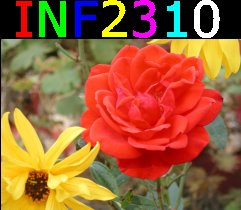
#> input picture Uke7/rose_rgb.png, 241 x 210 px
$ python oppgave4.py   (older library calls are emulated)
#> lines starting #> are read from the running program, lines starting #| are printed output that depends on the picture
import numpy as np
import matplotlib.pyplot as plt
from scipy.misc import imread

img_rgb = imread('rose_rgb.png',mode='RGB')
#> img_rgb is the input picture: shape (210, 241, 3); mean R, G, B 155.7, 96.6, 56
img_rgb = img_rgb / np.max(img_rgb)

N,M,tmp = img_rgb.shape
#> N = 210; M = 241; tmp = 3
img_ihs = np.zeros((N,M,3))


for x in range(N):
    for y in range(M):
        # Normalisere slik at transformasjonene i
        # slide 27 fra forelesningen om farge

        R = img_rgb[x,y,0]
        G = img_rgb[x,y,1]
        B = img_rgb[x,y,2]

        thr = 1e-7

        if abs(R - G) < thr and abs(G- B) < thr:
            H = 361 # Setter en usannsynlig verdi for å vise at H er udefinert
        else:
            th = np.arccos( 0.5*( (R-G) + (R-B) )/np.sqrt( (R-G)**2 + (R-B)*(G-B) ) )
            th = th*180/np.pi

            H = th if B <= G else 360 - th

        if R + G + B < thr:
            S = 0
            I = 0
        else:
            S = 1 - 3*np.min([R,G,B])/(R+G+B)
            I = (R+G+B)/3

        img_ihs[x,y,0] = I
        img_ihs[x,y,1] = H
        img_ihs[x,y,2] = S
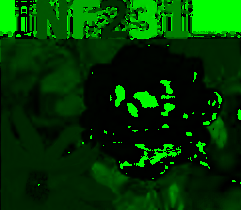
#> img_ihs: shape (210, 241, 3) float64; mean R, G, B 0.4, 77.6, 0.5; drawn with min black and max white

# Slutt - Transform fra RGB til IHS

# Vis fram IHS:
plt.figure()

plt.subplot(2,3,1)
plt.imshow(img_ihs[:,:,0],cmap='gray',aspect='auto')
plt.title('Intensitet I')

plt.subplot(2,3,2)
plt.imshow(img_ihs[:,:,1],cmap='gray',aspect='auto')
plt.title('Hue H')

plt.subplot(2,3,3)
plt.imshow(img_ihs[:,:,2],cmap='gray',aspect='auto')
plt.title('Metning S')

plt.subplot(2,3,5)
plt.imshow(img_rgb,aspect='auto')
plt.title('Original RGB-bilde')

# Lagre intensitet-komponenten fra IHS:
plt.figure()
plt.imshow(img_ihs[:,:,0],cmap='gray')
plt.axis('off')
plt.savefig('rose_gray.png',bbox_inches='tight')
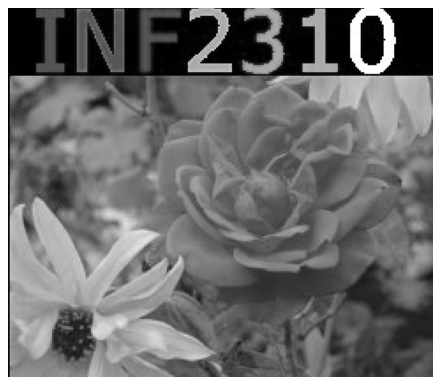
#> figure drawn by matplotlib, 1 panel

# Finn histogram for hver R,G og B komponent og intensitet og vis frem:

# Lignende funksjon fra Uke3 - oppgave 2:
def hist(img,bins):
    p = np.array([np.sum(img == i) for i in bins])/img.size
#> p = 255 values, max 0.0807 at index 0, min 0.000178 at index 40, mean 0.00359
    return p

bins = np.arange(255)

R_hist = hist(np.round(img_rgb[:,:,0]*255),bins) # Ganger med 255 for å tilpasse til egendefinert
#> R_hist has the same summary as p in hist
                                                 # hist-funksjonen.
G_hist = hist(np.round(255*img_rgb[:,:,1]),bins)
#> G_hist = 255 values, max 0.0868 at index 0, min 0.000731 at index 236, mean 0.00387
B_hist = hist(np.round(255*img_rgb[:,:,2]),bins)
#> B_hist = 255 values, max 0.109 at index 0, min 3.95e-05 at index 191, mean 0.00389

I_hist = hist(np.round(img_ihs[:,:,0]*255),bins)
#> I_hist = 255 values, max 0.0386 at index 0, min 0 at index 228, mean 0.0039

# Vis frem histogram:
plt.figure()

plt.subplot(1,3,1)
plt.bar(bins,R_hist,color=[1,0,0],alpha=0.3)
plt.bar(bins,G_hist,color=[0,1,0],alpha=0.3)
plt.bar(bins,B_hist,color=[0,0,1],alpha=0.3)
plt.title('Histogram av R,G og B komponent')
plt.legend(['R','G','B'])

plt.subplot(1,3,2)
plt.bar(bins,I_hist,color=[0,0,0])
plt.title('Histogram av I - komponent')

plt.subplot(1,3,3)
plt.bar(bins,I_hist,color=[0,0,0],alpha=0.5)
plt.bar(bins,R_hist,color=[1,0,0],alpha=0.3)
plt.bar(bins,G_hist,color=[0,1,0],alpha=0.3)
plt.bar(bins,B_hist,color=[0,0,1],alpha=0.3)
plt.title('Histogram av I,R,G og B komponent')
plt.legend(['I','R','G','B'])

# Gir IHS transformen mening?
# Mulig å ta invers for å sjekke. (gitt at invers blir riktig implementert ... )

img_ihs_inv =  np.zeros((N,M,3))

grad2rad = lambda th: th*np.pi/180 # Funksjon som konverterer fra grader til radiner

# Fra IHS til RGB:

for x in range(N):
    for y in range(M):
        I = img_ihs[x,y,0]
        H = img_ihs[x,y,1]
        S = img_ihs[x,y,2]

        if H == 361:
            R = I
            G = I
            B = I
        elif H <= 120:
            R = I*(1 + S*np.cos(grad2rad(H))/np.cos(grad2rad(60 - H)))
            B = I*(1-S)
            G = 3*I - (R+B)
        elif H <= 240 :
            H -= 120
            R = I*(1-S)
            G = I*(1 + S*np.cos(grad2rad(H))/np.cos(grad2rad(60 - H)))
            B = 3*I - (R+G)
        else:
            H -= 240
            G = I*(1-S)
            B = I*(1 + S*np.cos(grad2rad(H))/np.cos(grad2rad(60 - H)))
            R = 3*I - (G+B)

        img_ihs_inv[x,y,:] = [R,G,B]

# Slutt - Fra IHS til RGB

# Har transformen fra IHS til RGB gitt mer eller mindre originalbilde tilbake?

err = np.abs(img_rgb - img_ihs_inv) # Må sammenligne med normalisert RGB
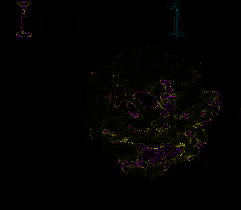
#> err: shape (210, 241, 3) float64; mean R, G, B 5.77e-16, 4.49e-16, 1.89e-16; drawn with min black and max white
                                            # siden formlene i sliden antar normaliserte
                                            # RGB-verdier.
print("Største feil fra RGB til IHS tilbake til RGB:",np.max(err))
#| Største feil fra RGB til IHS tilbake til RGB: 4.707345624410664e-14

plt.figure()

plt.subplot(1,3,1)
plt.imshow(img_ihs_inv,aspect='auto')
plt.title('Fra RGB til IHS og tilbake til RGB')

plt.subplot(1,3,2)
plt.imshow(img_rgb,aspect='auto')
plt.title('Opprinnelig RGB bilde')

plt.subplot(1,3,3)
plt.imshow(err,aspect='auto')
plt.title('Differanse mellom bildene')

plt.show()
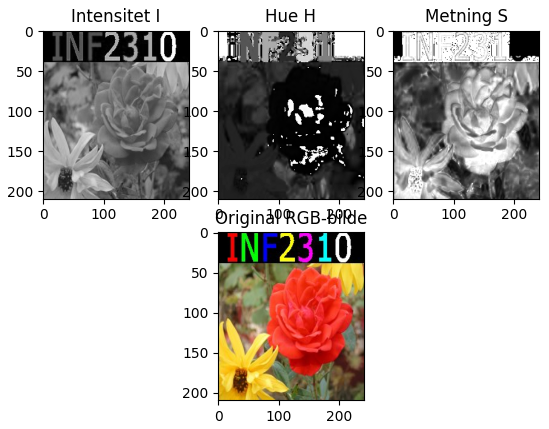
#> figure drawn by matplotlib, 4 panels
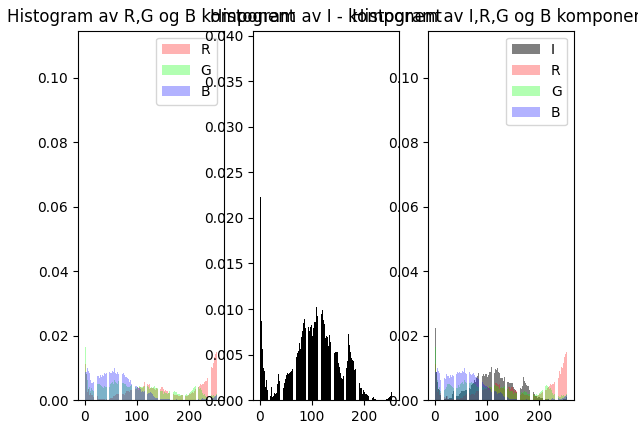
#> figure drawn by matplotlib, 3 panels; panel 1: tallest bar 0.0807 high, from x = -0.4 to 0.4; panel 1: tallest bar 0.0868 high, from x = -0.4 to 0.4; panel 1: tallest bar 0.109 high, from x = -0.4 to 0.4; panel 2: tallest bar 0.0386 high, from x = -0.4 to 0.4
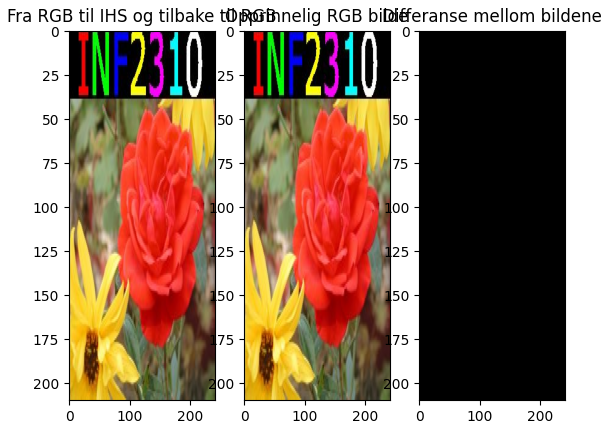
#> figure drawn by matplotlib, 3 panels


#
# plt.show()
